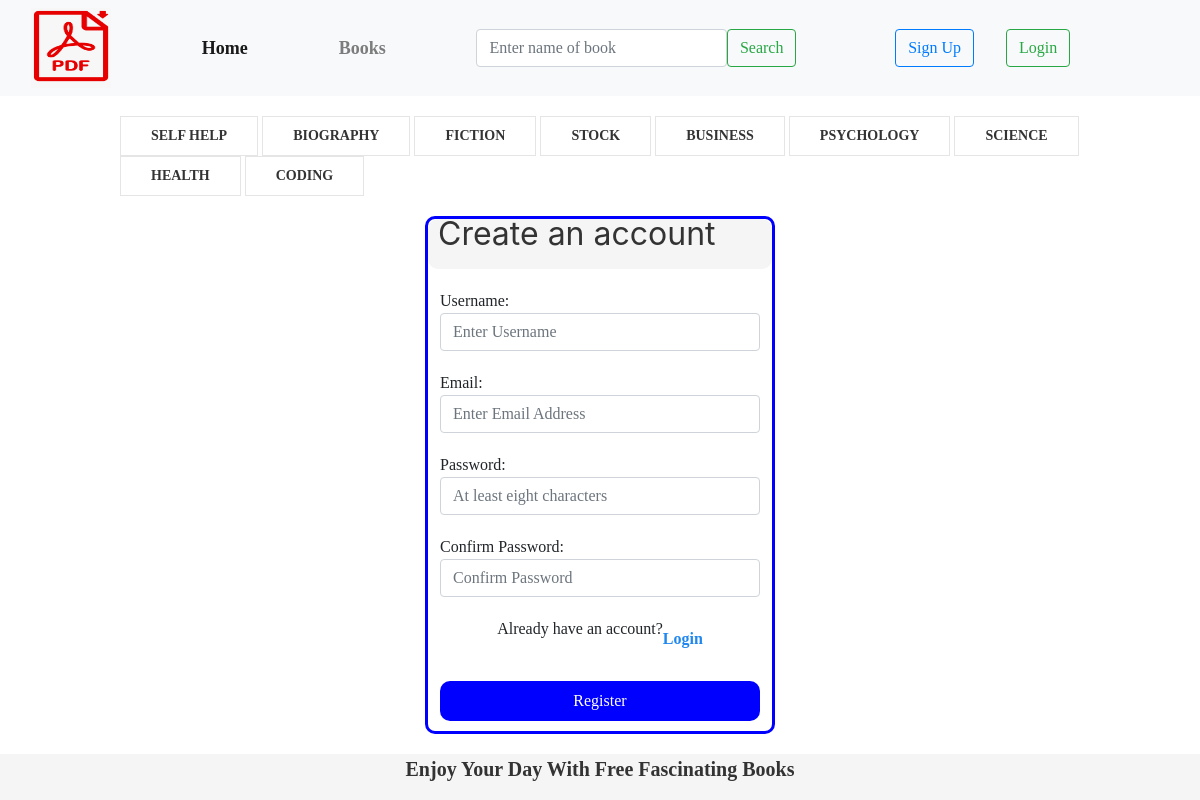
Page /book/register on the committed database.
### bookapp/models.py (models this page shows, shortened)
class Category(models.Model):
    name = models.CharField('Categories', max_length=50)
    slug = models.SlugField(max_length = 50)

### bookapp/views.py (the view)
# urls.py: path('register', views.register_page, name = 'register'),
def register_page(request):
    register_form = CreateUserForm()
    if request.method == 'POST':
        register_form = CreateUserForm(request.POST)
        if register_form.is_valid():
            register_form.save()
            messages.info(request, "Account Created Successfully!")
            return redirect('login')
    return render(request, 'register.html', {'register_form': register_form})

### bookapp/forms.py
class CreateUserForm(UserCreationForm):
    username = forms.CharField(max_length = 100, widget = forms.TextInput(attrs={
        'class' : 'form-control', 'placeholder': 'Enter Username'
    }))
    email = forms.CharField(max_length = 100, widget = forms.EmailInput(attrs={
        'class' : 'form-control', 'placeholder': 'Enter Email Address'
    }))
    password1 = forms.CharField(max_length = 100, widget = forms.PasswordInput(attrs={
        'class' : 'form-control', 'placeholder': 'At least eight characters'
    }))
    password2 = forms.CharField(max_length = 100, widget = forms.PasswordInput(attrs={
        'class' : 'form-control', 'placeholder': 'Confirm Password'
    }))
    class Meta:
        model = User
        fields = ['username', 'email', 'password1', 'password2']

### bookapp/context_processors.py (called while the page is built)
def category_links(request):
    category = Category.objects.all()
    return {'categories': category}

def book_search(request):
    search_form = BookSearchForm
    if request.method == 'POST':
        search_form = BookSearchForm(request.POST)
        if search_form.is_valid():
            search_form.save()
    return{'search_form': search_form}

### bookapp/templates/register.html (shortened to what this page needs)
{% extends 'base.html' %}
{% block content %}
<div id = 'container'>
    <div class = 'header'>
      <h2>Create an account</h2>
    </div>
    <form action = '#' method = 'POST'>
      <div id = 'form-control'>
          <label>Username:</label>
          {{register_form.username}}
        </div>
        <div id = 'form-control'>
          <label>Email:</label>
          {{register_form.email}}
        </div>
      <div id = 'form-control'>
          <label>Password:</label>
          {{register_form.password1}}
        </div>
       <div id = 'form-control'>
          <label>Confirm Password:</label>
          {{register_form.password2}}
        </div>
      <div id = 'haveAnAccount'>
        <p>Already have an account?</p>
        <a href = "{% url 'login' %}"><strong>Login</strong></a>
      </div>
      <button type = 'submit' id = 'submitButton'>Register</button>
    </form>
  </div>
  {% endblock %}

### templates/base.html (shortened to what this page needs)
{% load static %}
<!DOCTYPE html>
<html lang="en">
<head>
    <link rel = 'stylesheet' href ="{% static 'bootstrap/css/bootstrap.min.css' %}">
    <link rel = 'stylesheet' href ="{% static 'css/style.css' %}">
    <link rel = 'stylesheet' href ="{% static 'css/register.css' %}">
    <link rel = 'stylesheet' href ="{% static 'css/style.css' %}">
    <link rel = 'stylesheet' href ="{% static 'css/home.css' %}">
    <link rel = 'stylesheet' href ="{% static 'css/book_detail.css' %}">
    <link rel = 'stylesheet' href = "{% static 'uikit/css/uikit.css' %}">
</head>
<body>
  <nav class="navbar navbar-expand-lg navbar-light bg-light">
    <div class="container-fluid">
      <div id = 'logo'>
        <img src = "{% static 'img/pdf 3.png' %}">
      </div>
      <div class="collapse navbar-collapse" id="navbarSupportedContent" >
        <ul class="navbar-nav me-auto mb-2 mb-lg-0">
          <li class="nav-item">
            <a class="nav-link active" aria-current="page" href="{% url 'home' %}">Home</a>
          </li>
          <li class="nav-item">
            <a class="nav-link" href="{% url 'all_books' %}">Books</a>
          </li>
        </ul>
        <form class="d-flex" method = 'POST' action = "{% url 'book_search' %}" style="margin: 0px;">
          {{search_form.name_of_book}}
          <button class="btn btn-outline-success" type="submit">Search</button>
        </form>
      <div style = 'width: auto; display: flex'>
        {% if user.is_authenticated %}
         <div class="dropdown">
          <button class="btn btn-secondary dropdown-toggle" type="button" id="dropdownMenuButton1" data-bs-toggle="dropdown" aria-expanded="false">
            Hello {{user.username}}
          </button>
          <ul class="dropdown-menu" aria-labelledby="dropdownMenuButton1">
            <li><a class="dropdown-item" href="#">Upload Book</a></li>
            <li><a class="dropdown-item" href="{% url 'logout' %}">Logout</a></li>
          </ul>
        </div>
        {% else %}
          <a class="nav-link" href="{% url 'register' %}">
            <button type="button" class="btn btn-outline-primary">Sign Up</button></a>
            <a class="nav-link" href="{% url 'login' %}">
              <button type="button" class="btn btn-outline-success">Login</button>
          </a>
        {% endif %}
      </div>
      </div>
    </div>
  </nav>
      <p uk-margin style = "width: 80%; margin: auto; margin-top: 20px">
        {% for category in categories %}
        <a class="uk-button uk-button-default" href="{% url 'category_detail' category.slug %}"><strong>{{category.name}}</strong></a>
        {% endfor %}
    </p>
{% block content %}{% endblock %}
    <footer>
        <h4><strong>Enjoy Your Day With Free Fascinating Books</strong></h4>
    </footer>
</body>
</html>

### static/css/style.css (style rules this page uses)
* { margin: 0px; padding: 0px; box-sizing: border-box; font-family: Calibri; }
header, footer { width: 100%; height: 50px; background-color: whitesmoke; display: flex; align-items: center; justify-content: space-around; }
#logo { width: 80px; height: 80px; }
#logo img { width: 100%; height: 100%; }
nav { overflow: none; }
.navbar-collapse { justify-content: space-evenly !important; }
.navbar-collapse ul { width: 200px !important; justify-content: space-between; }
.navbar-collapse ul li a { font-weight: bold; font-size: 18px; }
footer { display: flex; align-items: center; justify-content: center; }

### static/css/register.css (style rules this page uses)
* { box-sizing: border-box; }
#container { width: 350px; height: auto; background-color: white; border-radius: 10px; margin: auto; border: 3px solid blue; margin-top: 20px; margin-bottom: 20px; padding-bottom: 10px; }
.header { width: 100%; height: 50px; display: flex; align-items: center; background-color: whitesmoke; border-radius: 10px; padding-left: 10px; margin-bottom: 10px; }
form { width: 320px; height: auto; margin: auto; }
#submitButton { width: 100%; height: 40px; background-color: blue; margin-top: 20px; border: none; color: white; border-radius: 10px; }
label { display: block !important; margin: 0px; }
#form-control { margin-top: 20px; }
#haveAnAccount { width: auto; margin: auto; display: flex; align-items: center; justify-content: center; margin-top: 20px; }

### static/css/book_detail.css (style rules this page uses)
* { padding: 0px; margin: 0px; box-sizing: border-box; }

### rows in the picture
Category: name "SELF HELP"
Category: name "BIOGRAPHY"
Category: name "FICTION"
Category: name "STOCK"
Category: name "BUSINESS"
Category: name "PSYCHOLOGY"
Category: name "SCIENCE"
Category: name "HEALTH"
Category: name "CODING"
